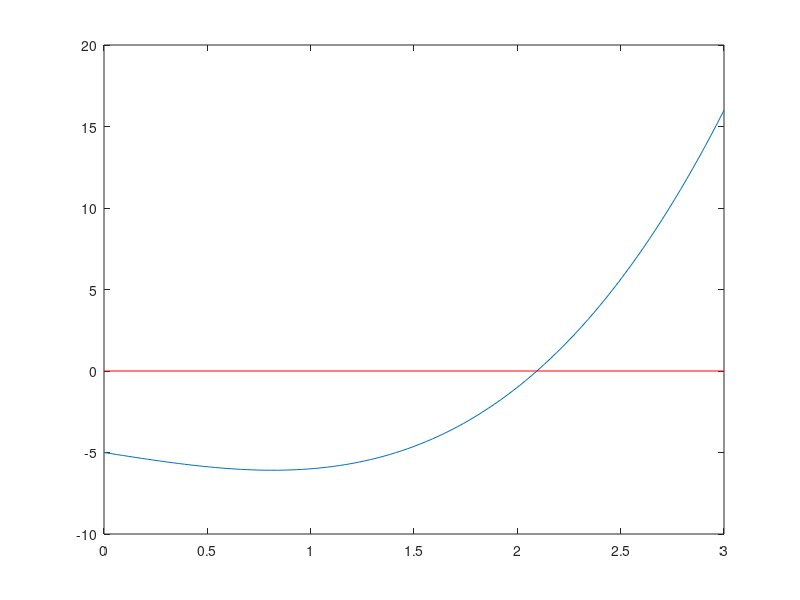

MATLAB code for this plot: (Note: this script raises an error after producing the figure.)
% This is an example use of the plot function 
% used in association with the finding of a root
% problem solved earlier.
% % a is the lower value of the range
% b is the upper value of the range

  a= 0  ; fa = -5;
  b =3  ; fb = b.^3 - 2*b - 5 ;
  delta = (b-a)/100.;
% plot the line ....  
  xx = a:delta:b ;
  plot( xx , xx.^3 - 2*xx -5 );
  hold on;
  hax = line([a b] ,[0 0] );
  set( hax , 'Color' ,'red' );
  
% plot the starting points at each end:  
  plot( a , fa ,'o','MarkerFaceColor','g','MarkerSize',10,'EraseMode','xor') 
  plot( b , fb ,'s','MarkerFaceColor','r','MarkerSize',10,'EraseMode','xor') 
  
  while b-a > 1.0e-3
     
     x = ( a + b ) / 2;
     fx = x^3 - 2*x - 5 ;
     pause(0.5);
     if  sign(fx) == sign(fa)
% erase the previous marker ...         
        plot( a , fa ,'o','MarkerFaceColor','g','MarkerSize',10,'EraseMode','xor') 
        a=x;
        fa = fx ;
        plot( a , fa ,'o','MarkerFaceColor','g','MarkerSize',10,'EraseMode','xor') 
    else
% erase the previous marker ...         
        plot( b , fb ,'s','MarkerFaceColor','r','MarkerSize',10,'EraseMode','xor') 
        b = x ;
        fb = fx;
        plot( x , fx , 's', 'MarkerFaceColor','r','MarkerSize',10,'EraseMode','xor' )
     end

  end

  disp ( ' The root is :'  );
  disp (x) ;
  hold off;
